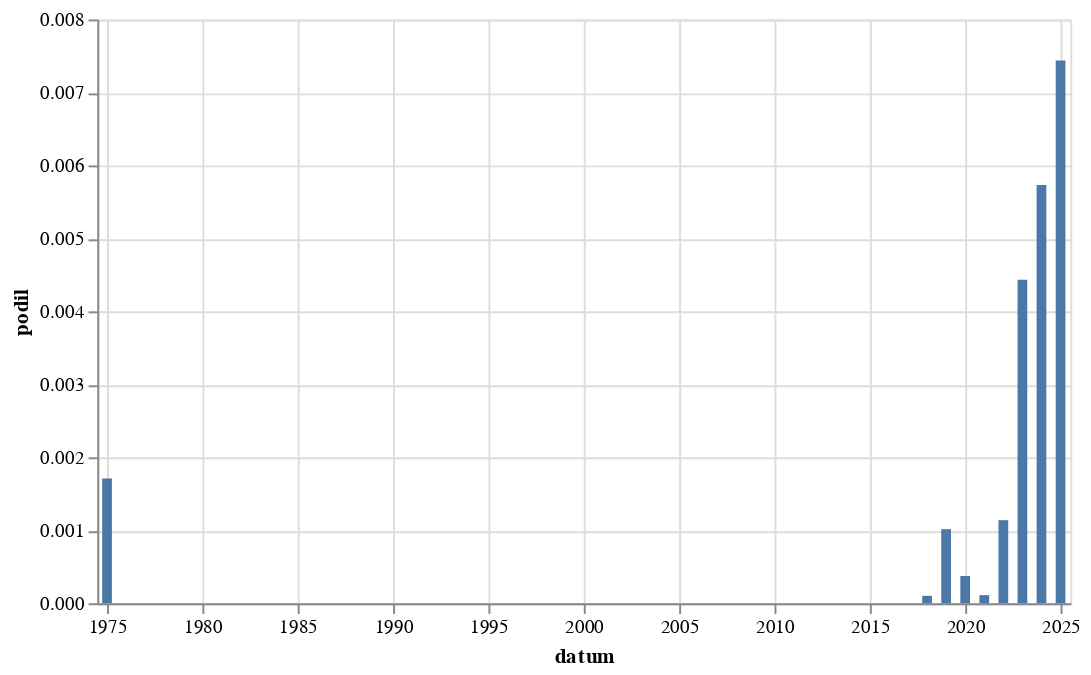

The cell this chart's notebook holds for it:
### Code cell
graf(vyvoj(r'[Uu]měl\w{1,5} intelig'))

### Figure 1 — Vega-Lite specification as saved in the notebook (floating-point values rounded to 4 significant figures)
{"config": {"view": {"continuousWidth": 300, "continuousHeight": 300}}, "data": {"name": "data-fe80ffe2fdae4484886191b3479ef528"}, "mark": {"type": "bar"}, "encoding": {"x": {"field": "datum", "type": "temporal"}, "y": {"field": "podil", "type": "quantitative"}}, "height": 300, "width": 500, "$schema": "https://vega.github.io/schema/vega-lite/v5.8.0.json", "datasets": {"data-fe80ffe2fdae4484886191b3479ef528": [{"datum": "1975-01-01T00:00:00", "text": 1, "text_right": 585, "podil": 0.001709}, {"datum": "2018-01-01T00:00:00", "text": 1, "text_right": 9823, "podil": 0.0001018}, {"datum": "2019-01-01T00:00:00", "text": 11, "text_right": 10831, "podil": 0.001016}, {"datum": "2020-01-01T00:00:00", "text": 4, "text_right": 10712, "podil": 0.0003734}, {"datum": "2021-01-01T00:00:00", "text": 1, "text_right": 8977, "podil": 0.0001114}, {"datum": "2022-01-01T00:00:00", "text": 12, "text_right": 10539, "podil": 0.001139}, {"datum": "2023-01-01T00:00:00", "text": 51, "text_right": 11508, "podil": 0.004432}, {"datum": "2024-01-01T00:00:00", "text": 67, "text_right": 11687, "podil": 0.005733}, {"datum": "2025-01-01T00:00:00", "text": 33, "text_right": 4437, "podil": 0.007437}]}}
